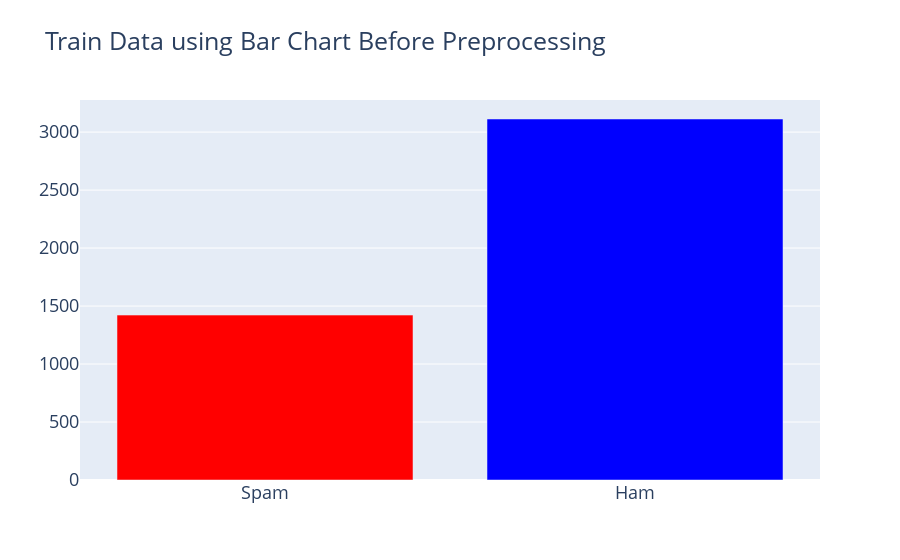
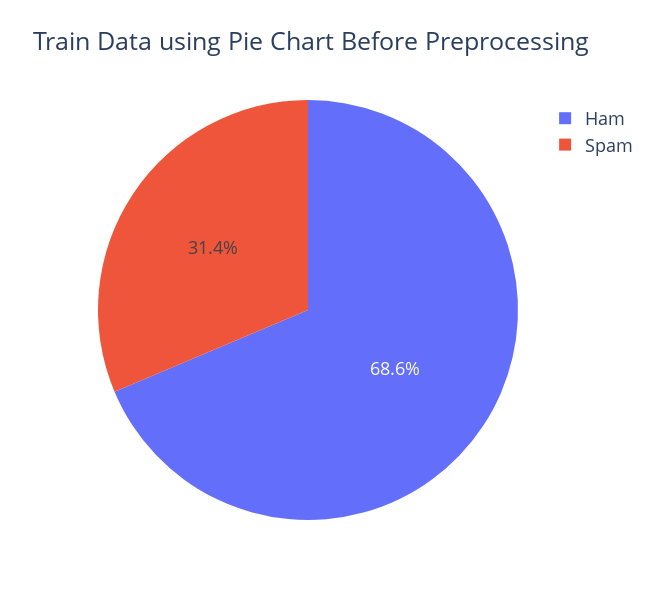

Notebook code for these charts, in order:
### Code cell
labelCount(y_train_new, "Train", "Before Preprocessing")

### Figure 1 — Plotly figure (JSON) as saved in the notebook; plotly's stock layout.template omitted (floating-point values rounded to 4 significant figures)
{"data": [{"marker": {"color": [1422, 3113], "colorscale": [[0, "rgb(0,0,255)"], [0.1, "rgb(51,153,255)"], [0.2, "rgb(102,204,255)"], [0.3, "rgb(153,204,255)"], [0.4, "rgb(204,204,255)"], [0.5, "rgb(255,255,255)"], [0.6, "rgb(255,204,255)"], [0.7, "rgb(255,153,255)"], [0.8, "rgb(255,102,204)"], [0.9, "rgb(255,102,102)"], [1, "rgb(255,0,0)"]], "reversescale": true}, "type": "bar", "x": ["Spam", "Ham"], "y": [1422, 3113]}], "layout": {"font": {"size": 18}, "title": {"text": "Train Data using Bar Chart Before Preprocessing"}}}

### Figure 2 — Plotly figure (JSON) as saved in the notebook; plotly's stock layout.template omitted (floating-point values rounded to 4 significant figures)
{"data": [{"labels": ["Spam", "Ham"], "type": "pie", "values": [31.36, 68.64]}], "layout": {"font": {"size": 18}, "height": 600, "title": {"text": "Train Data using Pie Chart Before Preprocessing"}, "width": 650}}
